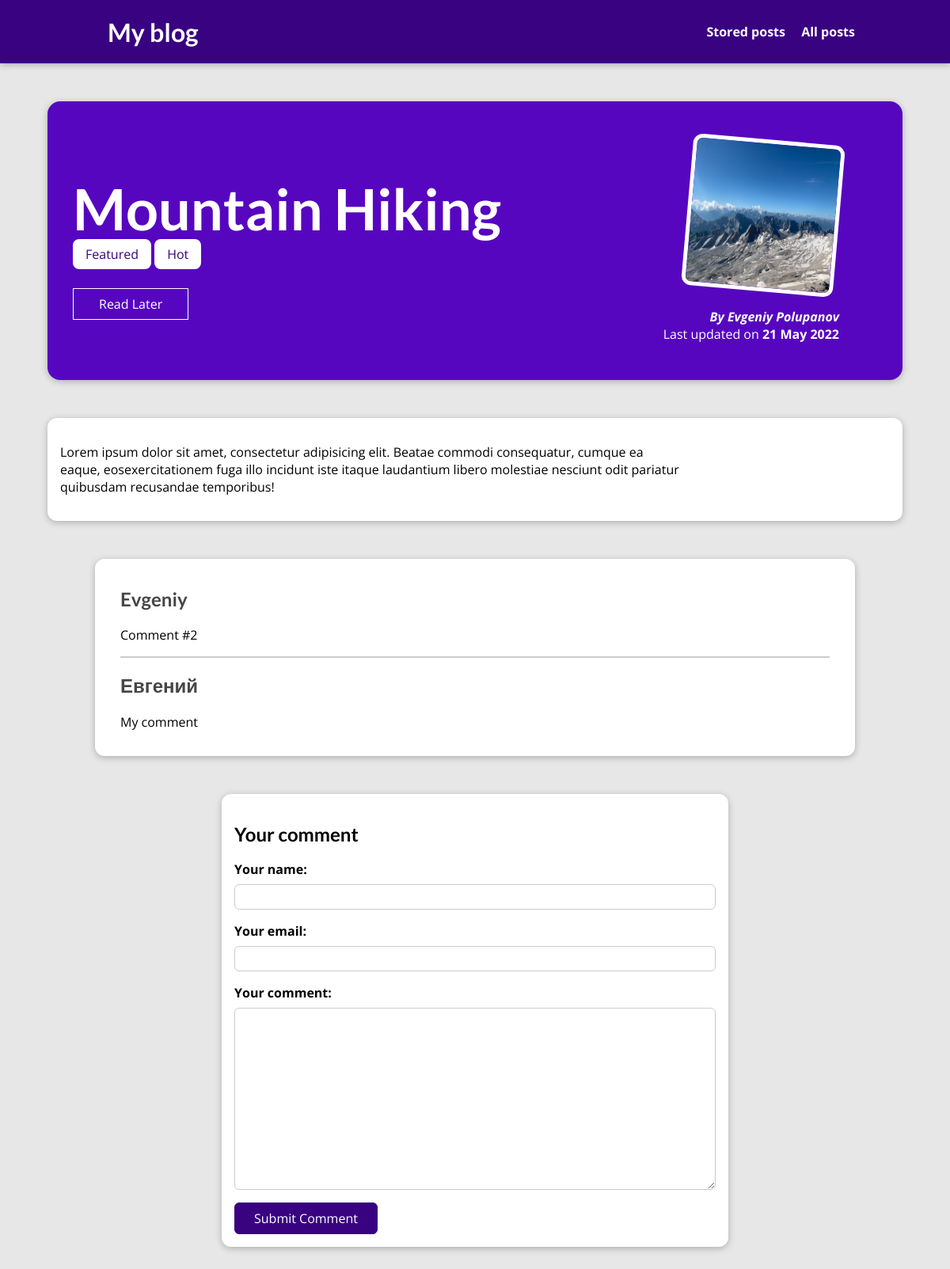
The page /posts/hike-in-the-mountains on the database its author committed.
### blog/models.py (models this page shows, shortened)
class Post(models.Model):
    title = models.CharField(max_length=100)
    excerpt = models.CharField(max_length=200)
    image = models.ImageField(upload_to='posts', null=True)
    date = models.DateField(auto_now=True)
    slug = models.SlugField(db_index=True, unique=True)
    content = models.TextField(validators=[MinLengthValidator(10)])
    author = models.ForeignKey(Author, on_delete=models.SET_NULL, null=True, related_name='posts')
    tags = models.ManyToManyField(Tag)

class Tag(models.Model):
    caption = models.CharField(max_length=20)

class Author(models.Model):
    first_name = models.CharField(max_length=20)
    last_name = models.CharField(max_length=20)
    email = models.EmailField(max_length=30)
    def get_full_name(self):
        return f'{self.first_name} {self.last_name}'
    def __str__(self):
        return self.get_full_name()

class Comment(models.Model):
    name = models.CharField(max_length=120)
    email = models.EmailField()
    text = models.TextField(max_length=400)
    post = models.ForeignKey(Post, on_delete=models.CASCADE, related_name='comments')

### blog/views.py (the view, shortened to what this page needs)
# urls.py: path('posts/<slug:slug>', views.PostView.as_view(), name='post'),
class PostView(View):
    def is_stored_post(self, request, post_id):
        stored_posts = request.session.get('stored_posts')
        if stored_posts is not None:
            return post_id in stored_posts
        else:
            return False
    def get(self, request, slug):
        post = Post.objects.get(slug=slug)
        return render(request, 'blog/post-detail.html', {
            'post': post,
            'tags': post.tags.all(),
            'comment_form': CommentForm(),
            'comments': post.comments.all().order_by('-id'),
            'is_read_later': self.is_stored_post(request, post.id),
        })

### blog/forms.py
class CommentForm(forms.ModelForm):
    class Meta:
        model = Comment
        exclude = ['post']
        labels = {'name': 'Your name', 'email': 'Your email', 'text': 'Your comment'}

### blog/templates/blog/post-detail.html (shortened to what this page needs)
{% extends 'base.html' %}
{% load static %}
{% block static_styles %}
<link rel="stylesheet" href="{% static 'blog/post-detail.css' %}" />
{% endblock %}
{% block content %}
<section id="summary">
    <h2>{{ post.title }}</h2>
    <div>
        {% for tag in tags %}
        <span class="tag">{{ tag.caption }}</span>
        {% endfor %}
        <form id="read-later" action="{% url 'read-later' %}" method="post">
            <button>{% if is_read_later %}Remove From Read Later{% else %}Read Later{% endif %}</button>
        </form>
    </div>
    <article>
        <img src="{{ post.image.url }}" alt="{{ post.title }}" />
        <address><a href="mailto:{{ post.author.email }}">By {{ post.author }}</a></address>
        <div>Last updated on
            <time>{{ post.date|date:'d M Y' }}</time>
        </div>
    </article>
</section>
<main>
    <p>{{ post.content|linebreaks }}</p>
</main>
<section id="comments">
    <ul>
        {% for comment in comments %}
        <li>
            <h2>{{ comment.name }}</h2>
            <p>{{ comment.text|linebreaks }}</p>
        </li>
        {% endfor %}
    </ul>
</section>
<section id="comment-form">
    <h2>Your comment</h2>
    <form action="{% url 'post' post.slug %}" method="post">
        {% for field in comment_form %}
        <div class="form-control{% if field.errors %} invalid {% endif %}">
            {{ field.label_tag }}
            {{ field }}
        </div>
        {% endfor %}
        <button>Submit Comment</button>
    </form>
</section>
{% endblock %}

### templates/base.html (shortened to what this page needs)
{% load static %}
<!doctype html>
<html lang="en">
<head>
    <link rel="stylesheet" href="{% static 'app.css' %}" />
    {% block static_styles %}{% endblock %}
</head>
<body>
<header id="main-navigation">
    <h1><a href="{% url 'index' %}">My blog</a></h1>
    <nav>
        <a href="{% url 'read-later' %}">Stored posts</a>
        <a href="{% url 'posts' %}">All posts</a>
    </nav>
</header>
{% block content %}
{% endblock %}
</body>
</html>

### static/app.css (style rules this page uses)
* { box-sizing: border-box; }
html { font-family: 'Open Sans', 'Lato', sans-serif; }
body { margin: 0; }
h1, h2, h3 { font-family: 'Lato', sans-serif; font-weight: bold; }
#main-navigation { width: 100%; height: 5rem; display: flex; justify-content: space-between; align-items: center; padding: 0 10%; position: absolute; top: 0; left: 0; }
#main-navigation a { text-decoration: none; color: white; font-weight: bold; margin-left: 1rem; }

### blog/static/blog/post-detail.css (style rules this page uses)
body { background-color: #e7e7e7; }
#main-navigation { background-color: #390281; box-shadow: 0 2px 8px rgba(0, 0, 0, 0.25); }
#summary { margin: 8rem auto 3rem auto; padding: 2rem; width: 90%; max-width: 90rem; border-radius: 16px; background-color: #5706c0; position: relative; box-shadow: 0 2px 8px rgba(0, 0, 0, 0.25); height: 22rem; }
#summary h2 { color: white; font-size: 4.5rem; margin-bottom: 0.25rem; }
#summary article { position: absolute; top: 2rem; right: 3rem; padding: 1rem 2rem; border-radius: 12px; text-align: right; color: white; }
#summary article img { width: 12rem; height: 12rem; border-radius: 12px; transform: rotateZ(5deg); border: 5px solid white; margin-bottom: 1rem; }
#summary address { font-weight: bold; }
#summary a { color: white; text-decoration: none; }
#summary time { font-weight: bold; }
#read-later { margin: 2rem 0; }
#read-later button { background-color: transparent; border: 1px solid white; padding: 0.5rem 2rem; font: inherit; color: white; cursor: pointer; }
main { width: 90%; max-width: 90rem; margin: 3rem auto; background-color: white; padding: 1rem; border-radius: 12px; box-shadow: 0 2px 8px rgba(0, 0, 0, 0.25); }
.tag { background-color: white; color: #390281; padding: .5rem 1rem; border-radius: 8px; }
#comment-form { margin: 3rem auto; width: 90%; max-width: 40rem; border-radius: 12px; background-color: white; box-shadow: 0 2px 8px rgba(0, 0, 0, 0.25); padding: 1rem; }
#comment-form button { font: inherit; background-color: #390281; color: white; border: 1px solid #390281; padding: 0.5rem 1.5rem; border-radius: 6px; cursor: pointer; }
.form-control { margin-bottom: 1rem; }
.form-control label { font-weight: bold; margin-bottom: 0.5rem; display: block; }
.form-control input, .form-control textarea { display: block; width: 100%; font: inherit; padding: 0.25rem; border-radius: 6px; border: 1px solid #ccc; }
#comments { margin: 3rem auto; width: 90%; max-width: 60rem; border-radius: 12px; background-color: white; box-shadow: 0 2px 8px rgba(0, 0, 0, 0.25); padding: 1rem 2rem; }
#comments ul { list-style: none; margin: 0; padding: 0; }
#comments li { margin-bottom: 1rem; border-bottom: 2px solid #ccc; }
#comments li:last-of-type { border-bottom: none; }
#comments h2 { color: #464646; }

### rows shown on the page
Post: title "Mountain Hiking", image (picture), author "Evgeniy Polupanov", date "21 May 2022", content "Lorem ipsum dolor sit amet, consectetur adipisicing elit. Beatae commodi consequatur, cumque ea eaque, eosexercitationem fuga illo incidunt iste itaque laudantium libero molestiae nesciunt odit pariatur quibusdam recusandae temporibus!"
Tag: caption "Featured"
Tag: caption "Hot"
Comment: name "Evgeniy", text "Comment #2"
Comment: name "Евгений", text "My comment"

### other values the page prints
{{ field.label_tag }} "Your name:" "Your email:" "Your comment:"
